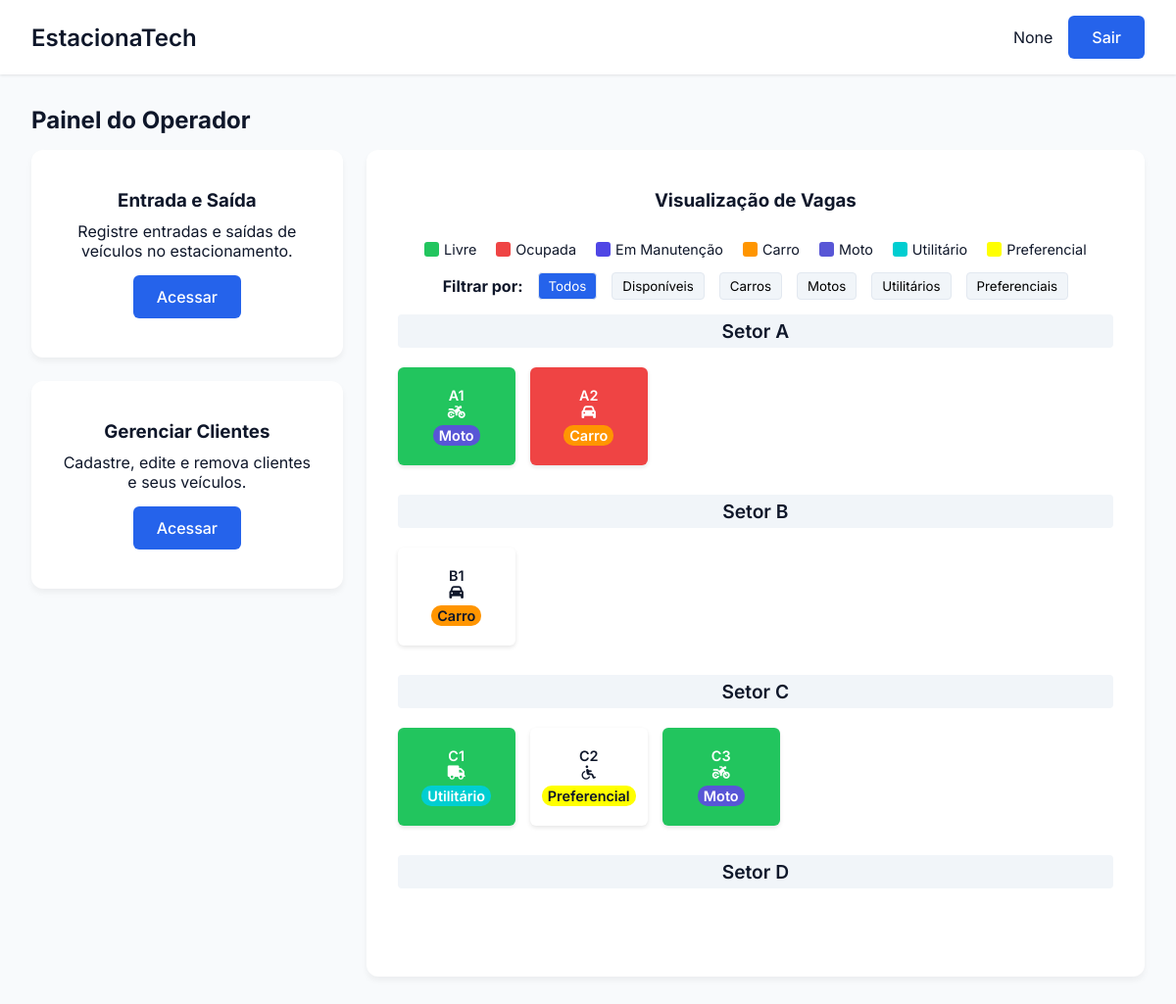
Screenshot of /operador/painel_operador with the database file from the repository.
### tables this page shows
CREATE TABLE Setor (
        id_setor TEXT PRIMARY KEY,
        n_vagas INTEGER NOT NULL
    );

CREATE TABLE "Vaga" (
        id_vaga TEXT PRIMARY KEY,
        setor TEXT NOT NULL,
        tipo TEXT NOT NULL CHECK (tipo IN ('carro', 'moto', 'utilitário', 'preferencial')),
        status TEXT NOT NULL CHECK (status IN ('livre', 'ocupada', 'reservada', 'manutenção')),
        FOREIGN KEY (setor) REFERENCES Setor(id_setor)
    );

### EstacionaTech/routes/operador_routes.py (the view)
@operador_bp.route('/painel_operador')
def painel_operador():
    vagas = VagaController.listar_vagas()
    setores = SetorController.listar_setores()
    return render_template('painel_operador.html', vagas=vagas, setores=setores, nome=session.get('nome'))

### EstacionaTech/controllers/setor_controller.py (called while the page is built)
    @staticmethod
    def listar_setores():
        setores = Setor.listar_todos()
        return setores

### EstacionaTech/controllers/vaga_controller.py (called while the page is built)
    @staticmethod
    def listar_vagas():
        vagas= Vaga.listar_todas()
        return vagas

### EstacionaTech/database/database.py (called while the page is built)
def conectar():
    diretorio_db = "EstacionaTech/database"
    if not os.path.exists(diretorio_db):
        os.makedirs(diretorio_db)  # Criar diretório caso não exista
    return sqlite3.connect(f"{diretorio_db}/estacionatech.db")

### EstacionaTech/models/setor.py (called while the page is built)
    def listar_todos():
        conn = conectar()
        cursor = conn.cursor()
        cursor.execute("SELECT * FROM Setor ORDER BY id_setor ASC")
        setores = cursor.fetchall()
        conn.close()
        return setores

### EstacionaTech/models/vaga.py (called while the page is built)
    def listar_todas():
        conn = conectar()
        cursor = conn.cursor()
        cursor.execute("SELECT * FROM vaga ORDER BY id_vaga ASC")
        vagas = cursor.fetchall()
        conn.close()
        return vagas

### EstacionaTech/templates/painel_operador.html (shortened to what this page needs)
<!DOCTYPE html>
<html lang="pt-BR">
<head>
    <link rel="stylesheet" href="{{ url_for('static', filename='css/estilo.css') }}">
    <link rel="stylesheet" href="{{ url_for('static', filename='css/visualizar_vagas.css') }}">
    <link rel="stylesheet" href="https://cdnjs.cloudflare.com/ajax/libs/font-awesome/6.5.0/css/all.min.css" />
</head>
<body>
    <div class="dashboard painel-operador">
       <header class="dashboard-header">
           <nav class="dashboard-nav container">
               <h1 class="dashboard-title">EstacionaTech</h1>
               <div class="dashboard-user">
                   <span>{{ nome }}</span>
                   <a href="{{ url_for('auth.logout') }}" class="btn btn-primary">Sair</a>
               </div>
           </nav>
       </header>
       <main class="dashboard-content container operador-layout">
           <h2>Painel do Operador</h2>
           <div class="painel-wrapper">
               <div class="painel-esquerdo">
                   <div class="dashboard-card">
                       <h3>Entrada e Saída</h3>
                       <p>Registre entradas e saídas de veículos no estacionamento.</p>
                       <a href="{{ url_for('locacao.operacoes') }}" class="btn btn-primary">Acessar</a>
                   </div>
                   <div class="dashboard-card">
                       <h3>Gerenciar Clientes</h3>
                       <p>Cadastre, edite e remova clientes e seus veículos.</p>
                       <a href="{{ url_for('cliente.gerenciar_clientes') }}" class="btn btn-primary">Acessar</a>
                   </div>
               </div>
               <div class="painel-direito">
                   <div class="dashboard-card visualizacao-vagas-card">
                       <h3>Visualização de Vagas</h3>
                       <div class="legenda">
                           <div class="legenda-item"><div class="legenda-cor" style="background-color: var(--success);"></div><span>Livre</span></div>
                           <div class="legenda-item"><div class="legenda-cor" style="background-color: var(--danger);"></div><span>Ocupada</span></div>
                           <div class="legenda-item"><div class="legenda-cor" style="background-color: var(--secondary);"></div><span>Em Manutenção</span></div>
                           <div class="legenda-item"><div class="legenda-cor" style="background-color: #ff9500;"></div><span>Carro</span></div>
                           <div class="legenda-item"><div class="legenda-cor" style="background-color: #5856d6;"></div><span>Moto</span></div>
                           <div class="legenda-item"><div class="legenda-cor" style="background-color: #00CED1;"></div><span>Utilitário</span></div>
                           <div class="legenda-item"><div class="legenda-cor" style="background-color: #FFFF00;"></div><span>Preferencial</span></div>
                       </div>
                       <div class="filtros">
                           <span><strong>Filtrar por:</strong></span>
                           <button class="filtro-btn active" data-filtro="todos">Todos</button>
                           <button class="filtro-btn" data-filtro="livre">Disponíveis</button>
                           <button class="filtro-btn" data-filtro="carro">Carros</button>
                           <button class="filtro-btn" data-filtro="moto">Motos</button>
                           <button class="filtro-btn" data-filtro="utilitário">Utilitários</button>
                           <button class="filtro-btn" data-filtro="preferencial">Preferenciais</button>
                       </div>
                       {% for setor in setores %}
                       <div class="setor">
                           <h4 class="setor-titulo">Setor {{ setor[0] }}</h4>
                           <div class="mapa-estacionamento">
                               {% for vaga in vagas %}
                                   {% if vaga[1] == setor[0] %}
                                       <div class="vaga vaga-{{ vaga[3] }} tipo-{{ vaga[4]|default('padrao') }}" data-status="{{ vaga[3] }}" data-tipo="{{ vaga[2]|default('padrao') }}">
                                           <div class="status-indicator"></div>
                                           <span class="vaga-id">{{ vaga[0] }}</span>
                                           <div class="vaga-icone">
                                               {% if vaga[2] == 'carro' %}
                                                  <i class="fa-solid fa-car"></i>
                                               {% elif vaga[2] == 'moto' %}
                                                  <i class="fa-solid fa-motorcycle"></i>
                                               {% elif vaga[2] == 'utilitário' %}
                                                  <i class="fa-solid fa-truck"></i>
                                               {% elif vaga[2] == 'preferencial' %}
                                                  <i class="fa-solid fa-wheelchair"></i>
                                               {% else %}
                                                  <i class="fa-solid fa-square-parking"></i>
                                               {% endif %}
                                            </div>
                                           <div class="vaga-tipo" style="background-color:
                                               {% if vaga[2] == 'carro' %}#ff9500
                                               {% elif vaga[2] == 'moto' %}#5856d6
                                               {% elif vaga[2] == 'preferencial' %}#FFFF00
                                               {% else %}#00CED1{% endif %};">
                                               {{ vaga[2]|default('Padrão')|capitalize }}
                                           </div>
                                       </div>
                                   {% endif %}
                               {% endfor %}
                           </div>
                       </div>
                       {% endfor %}
                   </div>
                </div>
            </div>
        </main>
    </div>
</body>
</html>

### EstacionaTech/static/css/estilo.css (style rules this page uses)
* { margin: 0; padding: 0; box-sizing: border-box; font-family: 'Inter', sans-serif; }
:root { --primary: #2563eb; --primary-dark: #1d4ed8; --secondary: #64748b; --danger: #ef4444; --success: #22c55e; --background: #f8fafc; --surface: #ffffff; --text: #0f172a; --text-light: #64748b; --primary-light: #93c5fd; --secondary: #4f46e5; --accent: #10b981; --card-bg: #ffffff; }
body { background-color: var(--background); color: var(--text); min-height: 100vh; }
.container { max-width: 1200px; margin: 0 auto; padding: 0 1rem; }
.btn { display: inline-flex; align-items: center; justify-content: center; padding: 0.75rem 1.5rem; font-size: 1rem; font-weight: 500; border-radius: 6px; cursor: pointer; transition: all 0.2s; border: none; text-decoration: none; }
.btn-primary { background-color: var(--primary); color: white; }
.dashboard { min-height: 100vh; display: grid; grid-template-rows: auto 1fr; }
.dashboard-header { background: var(--surface); padding: 1rem; box-shadow: 0 1px 3px 0 rgb(0 0 0 / 0.1); }
.dashboard-nav { display: flex; justify-content: space-between; align-items: center; }
.dashboard-title { font-size: 1.5rem; font-weight: 600; }
.dashboard-user { display: flex; align-items: center; gap: 1rem; }
.dashboard-content { padding: 2rem; }
.dashboard-content h2 { margin-bottom: 1rem; }
.dashboard-card { background-color: var(--card-bg); padding: 2.5rem 2rem; border-radius: 12px; box-shadow: 0 4px 6px rgba(0, 0, 0, 0.05); display: flex; flex-direction: column; align-items: center; text-align: center; transition: all 0.3s ease; border: none; height: 100%; justify-content: space-between; }
.dashboard-card h3 { margin-bottom: 10px; }
.dashboard-card p { margin-bottom: 15px; }

### EstacionaTech/static/css/visualizar_vagas.css (style rules this page uses)
.mapa-estacionamento { display: flex; flex-wrap: wrap; gap: 15px; margin-top: 20px; }
.setor { margin-bottom: 30px; width: 100%; }
.setor-titulo { font-size: 1.2rem; font-weight: 600; margin-bottom: 10px; padding: 5px; background-color: #f1f5f9; border-radius: 4px; }
.vaga { display: flex; flex-direction: column; align-items: center; justify-content: center; width: 120px; height: 100px; border-radius: 6px; font-weight: 600; font-size: 0.9rem; position: relative; padding: 10px; box-shadow: 0 2px 4px rgba(0,0,0,0.1); }
.vaga-livre { background-color: var(--success); color: white; }
.vaga-ocupada { background-color: var(--danger); color: white; }
.vaga-tipo { background-color: rgba(0, 0, 0, 0.2); padding: 2px 6px; border-radius: 10px; margin-top: 5px; }
.legenda { display: flex; gap: 20px; margin-top: 20px; font-size: 0.9rem; flex-wrap: wrap; }
.legenda-item { display: flex; align-items: center; gap: 5px; }
.legenda-cor { width: 15px; height: 15px; border-radius: 3px; }
.status-indicator { position: absolute; top: 5px; right: 5px; width: 10px; height: 10px; border-radius: 50%; }
.filtros { margin: 15px 0; display: flex; gap: 15px; align-items: center; }
.filtro-btn { padding: 5px 10px; border-radius: 4px; background-color: #f1f5f9; border: 1px solid #e2e8f0; cursor: pointer; }
.filtro-btn.active { background-color: var(--primary); color: white; }
.painel-wrapper { display: flex; gap: 24px; align-items: flex-start; }
.painel-esquerdo { flex: 1; display: flex; flex-direction: column; gap: 24px; }
.painel-direito { flex: 2.5; }

### rows the page displays
Setor: id_setor "A"
Vaga: id_vaga "A1", tipo "Moto"
Vaga: id_vaga "A2", tipo "Carro"
Setor: id_setor "B"
Vaga: id_vaga "B1", tipo "Carro"
Setor: id_setor "C"
Vaga: id_vaga "C1", tipo "Utilitário"
Vaga: id_vaga "C2", tipo "Preferencial"
Vaga: id_vaga "C3", tipo "Moto"
Setor: id_setor "D"

### other values shown
{{ nome }} "None"
